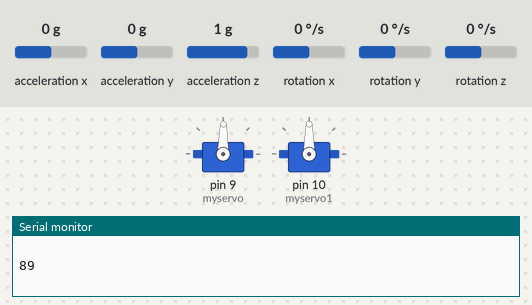
Bench run of a sketch on a simulated Arduino Uno, built with avr-gcc and run on an emulated ATmega328P. Parts: 2 × servo, the last lines printed to the serial monitor. The inputs (shaded band) are chosen by the test bench; at power-on: acceleration y 0 g, acceleration x 0 g, acceleration z 1 g, rotation x 0 °/s, rotation y 0 °/s, rotation z 0 °/s.

Above: at 1.2 s.
1.3 s: acceleration y set to -1.4 g
At 2.1 s:
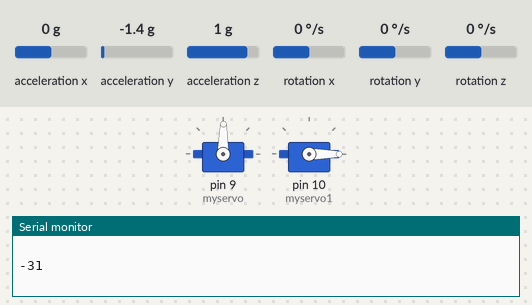
2.9 s: acceleration x set to -0.8 g
At 4.1 s:
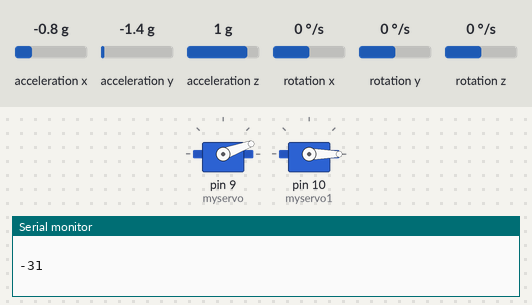
4.4 s: acceleration y set to -0.9 g
At 5.2 s:
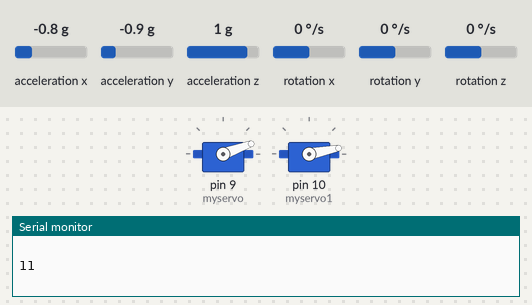
6.0 s: acceleration y set to -0.6 g
At 6.7 s:
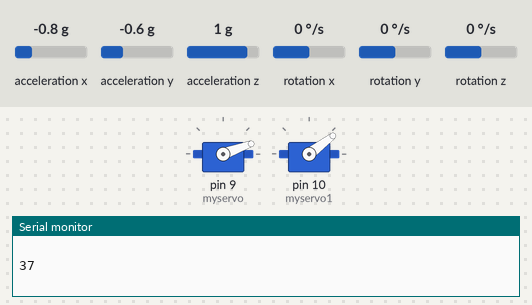
7.6 s: acceleration x set to -1.4 g
At 8.5 s:
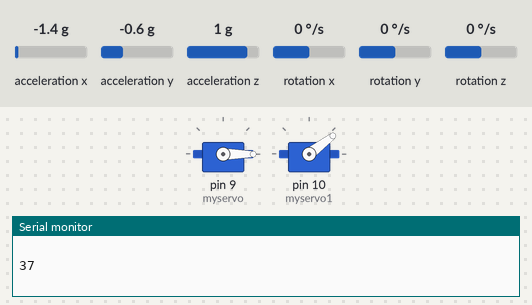
9.2 s: acceleration x set to 0 g
At 10.0 s:
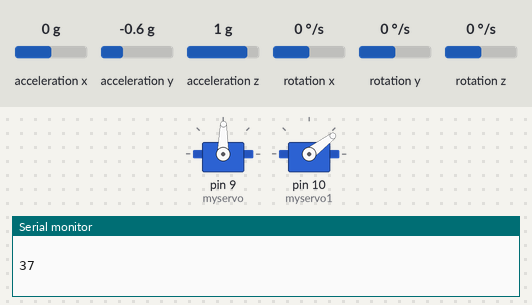
Timing chart, 0 to 11.8 s (numbered marks = the images above; inputs shaded):
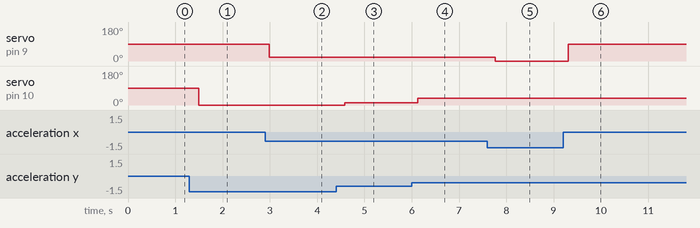

The sketch:

mpu6050servo.ino
```cpp
#include <Wire.h>
#include <I2Cdev.h>
#include <MPU6050.h>
#include <Servo.h>
//by Rakesh Seal
//date 14.3.2017
MPU6050 mpu;

int16_t ax, ay, az;
int16_t gx, gy, gz;

Servo myservo;
Servo myservo1;

int val; //arm
int prevVal;
int val1; //base
int a=0;

void setup()
{
    Wire.begin();
    Serial.begin(38400);

    Serial.println("Initialize MPU");
    mpu.initialize();
    Serial.println(mpu.testConnection() ? "Connected" : "Connection failed");
    myservo.attach(9); //arm
    myservo1.attach(10); //base
}

void loop()
{
    mpu.getMotion6(&ax, &ay, &az, &gx, &gy, &gz);

    val = map(ax, -17000, 17000, 0, 179);

     delay(50);
    if (val != prevVal)
    {
        myservo.write(val);
        prevVal = val;
    }
     val1 = map(ay, -17000, 17000,0, 179);
     Serial.println(val1);
     Serial.println("\t");
     delay(50);
    if (val1 != prevVal)
    {
        myservo1.write(val1);
        prevVal = val1;
    }


    delay(50);
}
```

Measured:
- the behaviour switches between -0.8 and -0.7 g on acceleration y (found by bisection; images 3 and 4)
- after the input at 1.3 s, servo on pin 10 (myservo1): 90° → 0° after 0.19 s
- after the input at 2.9 s, servo on pin 9 (myservo): 89° → 20° after 0.09 s
- after the input at 4.4 s, servo on pin 10 (myservo1): 0° → 11° after 0.18 s
- after the input at 6.0 s, servo on pin 10 (myservo1): 11° → 37° after 0.12 s
- after the input at 7.6 s, servo on pin 9 (myservo): 20° → 0° after 0.17 s
- after the input at 9.2 s, servo on pin 9 (myservo): 0° → 89° after 0.11 s
